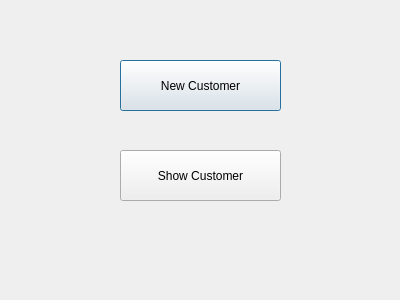
<?xml version="1.0" encoding="UTF-8"?>
<ui version="4.0">
 <class>CustomerManagerment</class>
 <widget class="QDialog" name="CustomerManagerment">
  <property name="geometry">
   <rect>
    <x>0</x>
    <y>0</y>
    <width>400</width>
    <height>300</height>
   </rect>
  </property>
  <property name="windowTitle">
   <string>Customer Management</string>
  </property>
  <widget class="QPushButton" name="pushButton">
   <property name="geometry">
    <rect>
     <x>120</x>
     <y>60</y>
     <width>161</width>
     <height>51</height>
    </rect>
   </property>
   <property name="text">
    <string>New Customer</string>
   </property>
  </widget>
  <widget class="QPushButton" name="pushButton_2">
   <property name="geometry">
    <rect>
     <x>120</x>
     <y>150</y>
     <width>161</width>
     <height>51</height>
    </rect>
   </property>
   <property name="text">
    <string>Show Customer</string>
   </property>
  </widget>
 </widget>
 <resources/>
 <connections/>
</ui>
